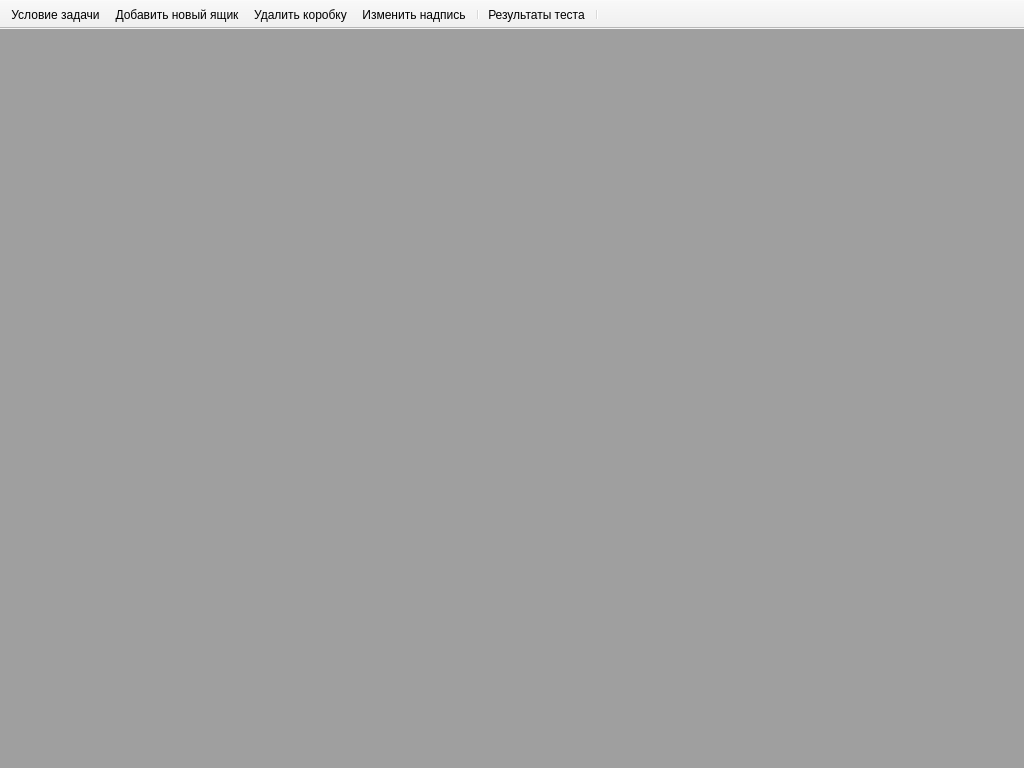
<?xml version="1.0" encoding="UTF-8"?>
<ui version="4.0">
 <class>DiagnosticsWindow</class>
 <widget class="QMainWindow" name="DiagnosticsWindow">
  <property name="geometry">
   <rect>
    <x>0</x>
    <y>0</y>
    <width>1024</width>
    <height>768</height>
   </rect>
  </property>
  <property name="windowTitle">
   <string>Диагностика работы за компьютером</string>
  </property>
  <property name="windowIcon">
   <iconset resource="diagn.qrc">
    <normaloff>:/Icons/images/full-box.png</normaloff>:/Icons/images/full-box.png</iconset>
  </property>
  <widget class="QWidget" name="centralwidget">
   <layout class="QGridLayout" name="gridLayout">
    <property name="margin">
     <number>0</number>
    </property>
    <property name="spacing">
     <number>0</number>
    </property>
    <item row="0" column="0">
     <widget class="QMdiArea" name="booksArea">
      <property name="viewMode">
       <enum>QMdiArea::SubWindowView</enum>
      </property>
     </widget>
    </item>
   </layout>
  </widget>
  <widget class="QToolBar" name="toolBar">
   <property name="windowTitle">
    <string>toolBar</string>
   </property>
   <property name="movable">
    <bool>false</bool>
   </property>
   <property name="iconSize">
    <size>
     <width>48</width>
     <height>48</height>
    </size>
   </property>
   <attribute name="toolBarArea">
    <enum>TopToolBarArea</enum>
   </attribute>
   <attribute name="toolBarBreak">
    <bool>false</bool>
   </attribute>
   <addaction name="actionHelp"/>
   <addaction name="actionNewBox"/>
   <addaction name="actionDeleteBox"/>
   <addaction name="actionRename"/>
   <addaction name="separator"/>
   <addaction name="actionFinish"/>
   <addaction name="separator"/>
  </widget>
  <action name="actionNewBox">
   <property name="icon">
    <iconset resource="diagn.qrc">
     <normaloff>:/Icons/images/empty-box.png</normaloff>:/Icons/images/empty-box.png</iconset>
   </property>
   <property name="text">
    <string>Добавить новый ящик</string>
   </property>
   <property name="toolTip">
    <string>Добавить еще один ящик</string>
   </property>
  </action>
  <action name="actionNewTest">
   <property name="icon">
    <iconset resource="diagn.qrc">
     <normaloff>:/Icons/images/new-test.png</normaloff>:/Icons/images/new-test.png</iconset>
   </property>
   <property name="text">
    <string>Новый тест</string>
   </property>
   <property name="toolTip">
    <string>Начать тест с начала</string>
   </property>
  </action>
  <action name="actionFinish">
   <property name="icon">
    <iconset resource="diagn.qrc">
     <normaloff>:/Icons/images/ok.png</normaloff>:/Icons/images/ok.png</iconset>
   </property>
   <property name="text">
    <string>Результаты теста</string>
   </property>
   <property name="toolTip">
    <string>Проверить результаты теста</string>
   </property>
  </action>
  <action name="actionHelp">
   <property name="icon">
    <iconset resource="diagn.qrc">
     <normaloff>:/Icons/images/question.png</normaloff>:/Icons/images/question.png</iconset>
   </property>
   <property name="text">
    <string>Условие задачи</string>
   </property>
   <property name="toolTip">
    <string>Прочитать условие задачи</string>
   </property>
  </action>
  <action name="actionDeleteBox">
   <property name="icon">
    <iconset resource="diagn.qrc">
     <normaloff>:/Icons/images/delete.png</normaloff>:/Icons/images/delete.png</iconset>
   </property>
   <property name="text">
    <string>Удалить коробку</string>
   </property>
   <property name="toolTip">
    <string>Удалить выбранную коробку</string>
   </property>
  </action>
  <action name="actionRename">
   <property name="icon">
    <iconset resource="diagn.qrc">
     <normaloff>:/Icons/images/rename.png</normaloff>:/Icons/images/rename.png</iconset>
   </property>
   <property name="text">
    <string>Изменить надпись</string>
   </property>
   <property name="toolTip">
    <string>Изменить надпись на ящике или книге</string>
   </property>
  </action>
 </widget>
 <resources>
  <include location="diagn.qrc"/>
 </resources>
 <connections>
  <connection>
   <sender>actionNewTest</sender>
   <signal>activated()</signal>
   <receiver>DiagnosticsWindow</receiver>
   <slot>slotNewTest()</slot>
   <hints>
    <hint type="sourcelabel">
     <x>-1</x>
     <y>-1</y>
    </hint>
    <hint type="destinationlabel">
     <x>399</x>
     <y>299</y>
    </hint>
   </hints>
  </connection>
  <connection>
   <sender>actionNewBox</sender>
   <signal>activated()</signal>
   <receiver>DiagnosticsWindow</receiver>
   <slot>slotNewBox()</slot>
   <hints>
    <hint type="sourcelabel">
     <x>-1</x>
     <y>-1</y>
    </hint>
    <hint type="destinationlabel">
     <x>399</x>
     <y>299</y>
    </hint>
   </hints>
  </connection>
  <connection>
   <sender>actionFinish</sender>
   <signal>activated()</signal>
   <receiver>DiagnosticsWindow</receiver>
   <slot>slotFinishEditing()</slot>
   <hints>
    <hint type="sourcelabel">
     <x>-1</x>
     <y>-1</y>
    </hint>
    <hint type="destinationlabel">
     <x>399</x>
     <y>299</y>
    </hint>
   </hints>
  </connection>
  <connection>
   <sender>actionHelp</sender>
   <signal>activated()</signal>
   <receiver>DiagnosticsWindow</receiver>
   <slot>slotHelp()</slot>
   <hints>
    <hint type="sourcelabel">
     <x>-1</x>
     <y>-1</y>
    </hint>
    <hint type="destinationlabel">
     <x>399</x>
     <y>299</y>
    </hint>
   </hints>
  </connection>
  <connection>
   <sender>actionDeleteBox</sender>
   <signal>activated()</signal>
   <receiver>DiagnosticsWindow</receiver>
   <slot>slotDeleteBox()</slot>
   <hints>
    <hint type="sourcelabel">
     <x>-1</x>
     <y>-1</y>
    </hint>
    <hint type="destinationlabel">
     <x>399</x>
     <y>299</y>
    </hint>
   </hints>
  </connection>
  <connection>
   <sender>actionRename</sender>
   <signal>activated()</signal>
   <receiver>DiagnosticsWindow</receiver>
   <slot>slotRename()</slot>
   <hints>
    <hint type="sourcelabel">
     <x>-1</x>
     <y>-1</y>
    </hint>
    <hint type="destinationlabel">
     <x>399</x>
     <y>299</y>
    </hint>
   </hints>
  </connection>
 </connections>
 <slots>
  <slot>slotNewTest()</slot>
  <slot>slotNewBox()</slot>
  <slot>slotFinishEditing()</slot>
  <slot>slotHelp()</slot>
  <slot>slotDeleteBox()</slot>
  <slot>slotRename()</slot>
 </slots>
</ui>
